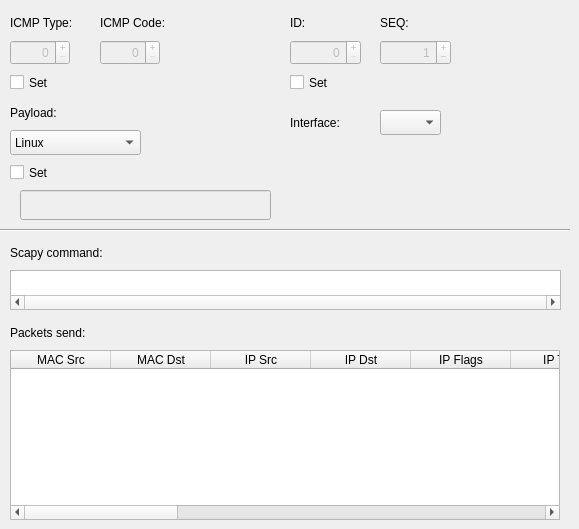
          <widget class="QWidget" name="echoReply">
           <attribute name="title">
            <string>Echo Reply</string>
           </attribute>
           <attribute name="toolTip">
            <string>ICMP echo reply tab. Use it to send ICMP echo reply packets.</string>
           </attribute>
           <widget class="QLabel" name="icmpEchoReplyTypeLabel">
            <property name="geometry">
             <rect>
              <x>10</x>
              <y>10</y>
              <width>90</width>
              <height>25</height>
             </rect>
            </property>
            <property name="text">
             <string>ICMP Type:</string>
            </property>
           </widget>
           <widget class="QLabel" name="icmpEchoReplyCodeLabel">
            <property name="geometry">
             <rect>
              <x>100</x>
              <y>10</y>
              <width>90</width>
              <height>25</height>
             </rect>
            </property>
            <property name="text">
             <string>ICMP Code:</string>
            </property>
           </widget>
           <widget class="QSpinBox" name="icmpEchoReplyTypeSpin">
            <property name="enabled">
             <bool>false</bool>
            </property>
            <property name="geometry">
             <rect>
              <x>10</x>
              <y>40</y>
              <width>60</width>
              <height>25</height>
             </rect>
            </property>
            <property name="toolTip">
             <string>&lt;html&gt;&lt;head/&gt;&lt;body&gt;&lt;p&gt;If this spin box is enabled, it can be used to set ICMP type. The default value is set to 0.&lt;/p&gt;&lt;/body&gt;&lt;/html&gt;</string>
            </property>
            <property name="statusTip">
             <string>If this spin box is enabled, it can be used to set ICMP type.</string>
            </property>
            <property name="whatsThis">
             <string/>
            </property>
            <property name="alignment">
             <set>Qt::AlignRight|Qt::AlignTrailing|Qt::AlignVCenter</set>
            </property>
            <property name="buttonSymbols">
             <enum>QAbstractSpinBox::PlusMinus</enum>
            </property>
            <property name="accelerated">
             <bool>true</bool>
            </property>
            <property name="maximum">
             <number>255</number>
            </property>
            <property name="value">
             <number>0</number>
            </property>
           </widget>
           <widget class="QSpinBox" name="icmpEchoReplyCodeSpin">
            <property name="enabled">
             <bool>false</bool>
            </property>
            <property name="geometry">
             <rect>
              <x>100</x>
              <y>40</y>
              <width>60</width>
              <height>25</height>
             </rect>
            </property>
            <property name="toolTip">
             <string>&lt;html&gt;&lt;head/&gt;&lt;body&gt;&lt;p&gt;If this spin box is enabled, it can be used to set ICMP code. The default value is to 0.&lt;/p&gt;&lt;/body&gt;&lt;/html&gt;</string>
            </property>
            <property name="statusTip">
             <string>If this spin box is enabled, it can be used to set ICMP code.</string>
            </property>
            <property name="alignment">
             <set>Qt::AlignRight|Qt::AlignTrailing|Qt::AlignVCenter</set>
            </property>
            <property name="buttonSymbols">
             <enum>QAbstractSpinBox::PlusMinus</enum>
            </property>
            <property name="accelerated">
             <bool>true</bool>
            </property>
            <property name="maximum">
             <number>255</number>
            </property>
           </widget>
           <widget class="QCheckBox" name="icmpEchoReplySetTypeCode">
            <property name="geometry">
             <rect>
              <x>10</x>
              <y>70</y>
              <width>61</width>
              <height>25</height>
             </rect>
            </property>
            <property name="toolTip">
             <string>&lt;html&gt;&lt;head/&gt;&lt;body&gt;&lt;p&gt;This checkbox is used to enable or disable ICMP Type and Code spin boxes.&lt;/p&gt;&lt;/body&gt;&lt;/html&gt;</string>
            </property>
            <property name="statusTip">
             <string>This checkbox is used to enable or disable ICMP Type and Code spin boxes.</string>
            </property>
            <property name="text">
             <string>Set</string>
            </property>
           </widget>
           <widget class="QLabel" name="icmpEchoReplyPayloadLabel">
            <property name="geometry">
             <rect>
              <x>10</x>
              <y>100</y>
              <width>161</width>
              <height>25</height>
             </rect>
            </property>
            <property name="text">
             <string>Payload:</string>
            </property>
           </widget>
           <widget class="QComboBox" name="icmpEchoReplyPayloadCombo">
            <property name="geometry">
             <rect>
              <x>10</x>
              <y>130</y>
              <width>131</width>
              <height>25</height>
             </rect>
            </property>
            <property name="toolTip">
             <string>&lt;html&gt;&lt;head/&gt;&lt;body&gt;&lt;p&gt;This drop down menu can be use to choose payload. The Linux or Windows payload can be selected.&lt;/p&gt;&lt;/body&gt;&lt;/html&gt;</string>
            </property>
            <property name="statusTip">
             <string>This drop down menu can be use to choose payload. The Linux or Windows payload can be selected.</string>
            </property>
            <item>
             <property name="text">
              <string>Linux</string>
             </property>
            </item>
            <item>
             <property name="text">
              <string>Windows</string>
             </property>
            </item>
           </widget>
           <widget class="QCheckBox" name="icmpEchoReplyPayloadSet">
            <property name="geometry">
             <rect>
              <x>10</x>
              <y>160</y>
              <width>61</width>
              <height>25</height>
             </rect>
            </property>
            <property name="toolTip">
             <string>&lt;html&gt;&lt;head/&gt;&lt;body&gt;&lt;p&gt;This checkbox is used to enable or disable payload field. The ICMP echo reply payload can can be manually entered here.&lt;/p&gt;&lt;/body&gt;&lt;/html&gt;</string>
            </property>
            <property name="statusTip">
             <string>This checkbox is used to enable or disable payload field.</string>
            </property>
            <property name="text">
             <string>Set</string>
            </property>
           </widget>
           <widget class="QLineEdit" name="icmpEchoReplyPayloadText">
            <property name="enabled">
             <bool>false</bool>
            </property>
            <property name="geometry">
             <rect>
              <x>20</x>
              <y>190</y>
              <width>251</width>
              <height>30</height>
             </rect>
            </property>
            <property name="toolTip">
             <string>ICMP reply payload field.</string>
            </property>
            <property name="statusTip">
             <string>ICMP reply payload field.</string>
            </property>
           </widget>
           <widget class="QLabel" name="icmpEchoReplyIDLabel">
            <property name="geometry">
             <rect>
              <x>290</x>
              <y>10</y>
              <width>90</width>
              <height>25</height>
             </rect>
            </property>
            <property name="text">
             <string>ID:</string>
            </property>
           </widget>
           <widget class="QSpinBox" name="icmpEchoReplyIDSpinBox">
            <property name="enabled">
             <bool>false</bool>
            </property>
            <property name="geometry">
             <rect>
              <x>290</x>
              <y>40</y>
              <width>71</width>
              <height>25</height>
             </rect>
            </property>
            <property name="toolTip">
             <string>&lt;html&gt;&lt;head/&gt;&lt;body&gt;&lt;p&gt;If this spin box is enabled, it can be used to set ICMP identifier number value. The default is randomly generated. &lt;/p&gt;&lt;/body&gt;&lt;/html&gt;</string>
            </property>
            <property name="statusTip">
             <string>If this spin box is enabled, it can be used to set ICMP identifier number value.</string>
            </property>
            <property name="alignment">
             <set>Qt::AlignRight|Qt::AlignTrailing|Qt::AlignVCenter</set>
            </property>
            <property name="buttonSymbols">
             <enum>QAbstractSpinBox::PlusMinus</enum>
            </property>
            <property name="accelerated">
             <bool>true</bool>
            </property>
            <property name="maximum">
             <number>65535</number>
            </property>
            <property name="value">
             <number>0</number>
            </property>
           </widget>
           <widget class="QCheckBox" name="icmpEchoReplySetIdSeq">
            <property name="geometry">
             <rect>
              <x>290</x>
              <y>70</y>
              <width>61</width>
              <height>25</height>
             </rect>
            </property>
            <property name="toolTip">
             <string>&lt;html&gt;&lt;head/&gt;&lt;body&gt;&lt;p&gt;This checkbox is used to enable or disable ID and SEQ spin boxes.&lt;/p&gt;&lt;/body&gt;&lt;/html&gt;</string>
            </property>
            <property name="statusTip">
             <string>This checkbox is used to enable or disable ID and SEQ spin boxes.</string>
            </property>
            <property name="text">
             <string>Set</string>
            </property>
           </widget>
           <widget class="QLabel" name="icmpEchoReplySeqLabel">
            <property name="geometry">
             <rect>
              <x>380</x>
              <y>10</y>
              <width>90</width>
              <height>25</height>
             </rect>
            </property>
            <property name="text">
             <string>SEQ:</string>
            </property>
           </widget>
           <widget class="QSpinBox" name="icmpEchoReplySeqSpinBox">
            <property name="enabled">
             <bool>false</bool>
            </property>
            <property name="geometry">
             <rect>
              <x>380</x>
              <y>40</y>
              <width>71</width>
              <height>25</height>
             </rect>
            </property>
            <property name="toolTip">
             <string>&lt;html&gt;&lt;head/&gt;&lt;body&gt;&lt;p&gt;If this spin box is enabled, it can be used to set ICMP sequence number value. The default value is set to 1&lt;/p&gt;&lt;/body&gt;&lt;/html&gt;</string>
            </property>
            <property name="statusTip">
             <string>If this spin box is enabled, it can be used to set ICMP sequence number value.</string>
            </property>
            <property name="alignment">
             <set>Qt::AlignRight|Qt::AlignTrailing|Qt::AlignVCenter</set>
            </property>
            <property name="buttonSymbols">
             <enum>QAbstractSpinBox::PlusMinus</enum>
            </property>
            <property name="accelerated">
             <bool>true</bool>
            </property>
            <property name="maximum">
             <number>65535</number>
            </property>
            <property name="value">
             <number>1</number>
            </property>
           </widget>
           <widget class="QLabel" name="icmpEchoReplyInterfaceLabel">
            <property name="geometry">
             <rect>
              <x>290</x>
              <y>110</y>
              <width>71</width>
              <height>25</height>
             </rect>
            </property>
            <property name="text">
             <string>Interface:</string>
            </property>
           </widget>
           <widget class="QComboBox" name="icmpEchoReplyInterface">
            <property name="geometry">
             <rect>
              <x>380</x>
              <y>110</y>
              <width>61</width>
              <height>25</height>
             </rect>
            </property>
            <property name="toolTip">
             <string>&lt;html&gt;&lt;head/&gt;&lt;body&gt;&lt;p&gt;This drop down menu allows the user to choose an interface on which packet will be sent.&lt;/p&gt;&lt;/body&gt;&lt;/html&gt;</string>
            </property>
            <property name="statusTip">
             <string>This drop down menu allows the user to choose an interface on which packet will be sent.</string>
            </property>
           </widget>
           <widget class="QLabel" name="icmpEchoReplyScapyCommandLabel">
            <property name="geometry">
             <rect>
              <x>10</x>
              <y>240</y>
              <width>150</width>
              <height>25</height>
             </rect>
            </property>
            <property name="text">
             <string>Scapy command:</string>
            </property>
           </widget>
           <widget class="QTextBrowser" name="icmpEchoReplyScapyCommandTextBrowser">
            <property name="geometry">
             <rect>
              <x>10</x>
              <y>270</y>
              <width>551</width>
              <height>40</height>
             </rect>
            </property>
            <property name="sizePolicy">
             <sizepolicy hsizetype="Fixed" vsizetype="Expanding">
              <horstretch>0</horstretch>
              <verstretch>0</verstretch>
             </sizepolicy>
            </property>
            <property name="toolTip">
             <string>This field displays the Scapy command used to forward a ICMP packet.</string>
            </property>
            <property name="statusTip">
             <string>This field displays the Scapy command used to forward a ICMP packet.</string>
            </property>
            <property name="frameShadow">
             <enum>QFrame::Sunken</enum>
            </property>
            <property name="verticalScrollBarPolicy">
             <enum>Qt::ScrollBarAlwaysOff</enum>
            </property>
            <property name="horizontalScrollBarPolicy">
             <enum>Qt::ScrollBarAlwaysOn</enum>
            </property>
            <property name="lineWrapMode">
             <enum>QTextEdit::NoWrap</enum>
            </property>
           </widget>
           <widget class="Line" name="icmpEchoReplyLine">
            <property name="geometry">
             <rect>
              <x>0</x>
              <y>220</y>
              <width>570</width>
              <height>20</height>
             </rect>
            </property>
            <property name="orientation">
             <enum>Qt::Horizontal</enum>
            </property>
           </widget>
           <widget class="QLabel" name="icmpEchoReplyTableLabel">
            <property name="geometry">
             <rect>
              <x>10</x>
              <y>320</y>
              <width>150</width>
              <height>25</height>
             </rect>
            </property>
            <property name="text">
             <string>Packets send:</string>
            </property>
           </widget>
           <widget class="QTableWidget" name="icmpEchoReplyTable">
            <property name="geometry">
             <rect>
              <x>10</x>
              <y>350</y>
              <width>550</width>
              <height>170</height>
             </rect>
            </property>
            <property name="toolTip">
             <string>This table contains the details of ICMP packets sent.</string>
            </property>
            <property name="statusTip">
             <string>This table contains the details of ICMP packets sent.</string>
            </property>
            <column>
             <property name="text">
              <string>MAC Src</string>
             </property>
             <property name="textAlignment">
              <set>AlignHCenter|AlignVCenter|AlignCenter</set>
             </property>
            </column>
            <column>
             <property name="text">
              <string>MAC Dst</string>
             </property>
             <property name="textAlignment">
              <set>AlignHCenter|AlignVCenter|AlignCenter</set>
             </property>
            </column>
            <column>
             <property name="text">
              <string>IP Src</string>
             </property>
             <property name="textAlignment">
              <set>AlignHCenter|AlignVCenter|AlignCenter</set>
             </property>
            </column>
            <column>
             <property name="text">
              <string>IP Dst</string>
             </property>
             <property name="textAlignment">
              <set>AlignHCenter|AlignVCenter|AlignCenter</set>
             </property>
            </column>
            <column>
             <property name="text">
              <string>IP Flags</string>
             </property>
             <property name="textAlignment">
              <set>AlignHCenter|AlignVCenter|AlignCenter</set>
             </property>
            </column>
            <column>
             <property name="text">
              <string>IP TTL</string>
             </property>
             <property name="textAlignment">
              <set>AlignHCenter|AlignVCenter|AlignCenter</set>
             </property>
            </column>
            <column>
             <property name="text">
              <string>IP ID</string>
             </property>
             <property name="textAlignment">
              <set>AlignHCenter|AlignVCenter|AlignCenter</set>
             </property>
            </column>
            <column>
             <property name="text">
              <string>IP Version</string>
             </property>
             <property name="textAlignment">
              <set>AlignHCenter|AlignVCenter|AlignCenter</set>
             </property>
            </column>
            <column>
             <property name="text">
              <string>Frag Offset</string>
             </property>
             <property name="textAlignment">
              <set>AlignHCenter|AlignVCenter|AlignCenter</set>
             </property>
            </column>
            <column>
             <property name="text">
              <string>IP ToS</string>
             </property>
             <property name="textAlignment">
              <set>AlignHCenter|AlignVCenter|AlignCenter</set>
             </property>
            </column>
            <column>
             <property name="text">
              <string>IP Protocol</string>
             </property>
             <property name="textAlignment">
              <set>AlignHCenter|AlignVCenter|AlignCenter</set>
             </property>
            </column>
            <column>
             <property name="text">
              <string>ICMP Type</string>
             </property>
             <property name="textAlignment">
              <set>AlignHCenter|AlignVCenter|AlignCenter</set>
             </property>
            </column>
            <column>
             <property name="text">
              <string>ICMP Code</string>
             </property>
             <property name="textAlignment">
              <set>AlignHCenter|AlignVCenter|AlignCenter</set>
             </property>
            </column>
            <column>
             <property name="text">
              <string>ICMP Seq</string>
             </property>
             <property name="textAlignment">
              <set>AlignHCenter|AlignVCenter|AlignCenter</set>
             </property>
            </column>
            <column>
             <property name="text">
              <string>ICMP ID</string>
             </property>
             <property name="textAlignment">
              <set>AlignHCenter|AlignVCenter|AlignCenter</set>
             </property>
            </column>
            <column>
             <property name="text">
              <string>Payload</string>
             </property>
             <property name="textAlignment">
              <set>AlignHCenter|AlignVCenter|AlignCenter</set>
             </property>
            </column>
            <column>
             <property name="text">
              <string>Interface</string>
             </property>
             <property name="textAlignment">
              <set>AlignHCenter|AlignVCenter|AlignCenter</set>
             </property>
            </column>
           </widget>
          </widget>
